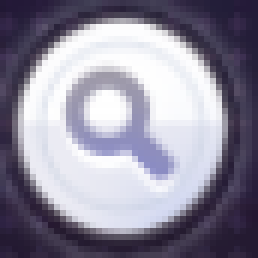
#> input picture src/rox_overlay/assets/search-anchor.png, 43 x 43 px (shown 6 times larger)
$ python -i panel.py   (imports and definitions only)
#> lines starting #> are read from the running program, lines starting #| are printed output that depends on the picture
"""Resolution-independent enchantment panel detection."""

from __future__ import annotations

from dataclasses import dataclass
from pathlib import Path

import cv2
import numpy as np

from .models import Rect


@dataclass(frozen=True)
class PanelDetection:
    rect: Rect
    scale: float
    confidence: float


@dataclass(frozen=True)
class PanelRegions:
    title: np.ndarray
    level: np.ndarray
    progress: np.ndarray


class PanelDetector:
    def __init__(self, anchor_template: np.ndarray | None = None) -> None:
        if anchor_template is None:
            path = Path(__file__).parents[1] / "assets" / "search-anchor.png"
            anchor_template = cv2.imread(str(path), cv2.IMREAD_GRAYSCALE)
        if anchor_template is None or anchor_template.size == 0:
            raise ValueError("search anchor template is unavailable")
        self._anchor = anchor_template

    def detect(self, frame: np.ndarray) -> PanelDetection | None:
        if frame.size == 0 or frame.ndim not in (2, 3):
            return None
        gray = cv2.cvtColor(frame, cv2.COLOR_BGR2GRAY) if frame.ndim == 3 else frame
        frame_height, frame_width = gray.shape
        search_x = round(frame_width * 0.52) if frame_width / frame_height > 1.2 else 0
        search = gray[:, search_x:]

        best_score = -1.0
        best_location: tuple[int, int] | None = None
        best_width = 0
        for scale in np.linspace(0.55, 1.6, 22):
            width = max(12, round(self._anchor.shape[1] * float(scale)))
            height = max(12, round(self._anchor.shape[0] * float(scale)))
            if width >= search.shape[1] or height >= search.shape[0]:
                continue
            template = cv2.resize(self._anchor, (width, height), interpolation=cv2.INTER_AREA)
            result = cv2.matchTemplate(search, template, cv2.TM_CCOEFF_NORMED)
            _, score, _, location = cv2.minMaxLoc(result)
            if score > best_score:
                best_score = float(score)
                best_location = (location[0] + search_x, location[1])
                best_width = width

        if best_location is None or best_score < 0.58:
            return None

        panel_x = best_location[0] - round(best_width * 0.19)
        panel_y = best_location[1] - round(best_width * 0.19)
        panel_width = round(best_width * 9.30)
        panel_height = round(best_width * 15.20)
        x = max(0, panel_x)
        y = max(0, panel_y)
        right = min(frame_width, panel_x + panel_width)
        bottom = min(frame_height, panel_y + panel_height)
        if right <= x or bottom <= y:
            return None

        rect = Rect(x, y, right - x, bottom - y)
        scale = best_width / self._anchor.shape[1]
        return PanelDetection(rect, scale, best_score)

    def extract_regions(self, frame: np.ndarray, detection: PanelDetection) -> PanelRegions:
        rect = detection.rect

        def crop(x1: float, y1: float, x2: float, y2: float) -> np.ndarray:
            left = rect.x + round(rect.width * x1)
            top = rect.y + round(rect.height * y1)
            right = rect.x + round(rect.width * x2)
            bottom = rect.y + round(rect.height * y2)
            return frame[top:bottom, left:right].copy()

        return PanelRegions(
            title=crop(0.22, 0.34, 0.79, 0.38),
            level=crop(0.01, 0.40, 0.17, 0.47),
            progress=crop(0.16, 0.395, 0.86, 0.475),
        )

>>> import cv2
>>> picture = cv2.imread('../assets/search-anchor.png', cv2.IMREAD_GRAYSCALE)
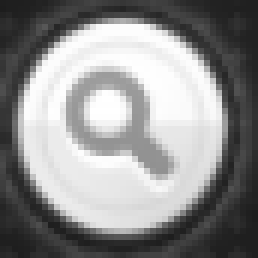
#> picture: shape (43, 43) (shown 6 times larger); min 29, max 255, mean 141.9
>>> result = PanelDetector().detect(picture)
#> the loop in detect, `for scale in np.linspace(0.55, 1.6, 22):` made 22 passes
#> (score, best_score, best_location) on passes 1, 2, 3, 4, 6, 7, 8, 9: (0.504, 0.504, (11, 1)), (0.506, 0.506, (13, 2)), (0.534, 0.534, (12, 12)), (0.563, 0.563, (11, 11)), (0.568, 0.568, (8, 7)), (0.726, 0.726, (2, 2)), (0.849, 0.849, (2, 2)), (0.957, 0.957, (1, 1))
#> (score, location) on pass 5: (0.562, (10, 9))
#> pass 1, in detect, `template = cv2.resize(self._anchor, (width, height), interpolation=cv2..`:
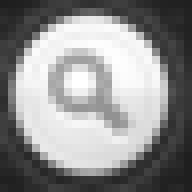
#> template: shape (24, 24) (shown 8 times larger); min 30, max 255, mean 141.9
#> pass 1, in detect, `result = cv2.matchTemplate(search, template, cv2.TM_CCOEFF_NORMED)`:
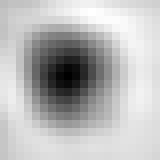
#> result: shape (20, 20) float32 (shown 8 times larger); min -0.458, max 0.504, mean 0.243; drawn with min black and max white
#> pass 2, in detect, `template = cv2.resize(self._anchor, (width, height), interpolation=cv2..`:
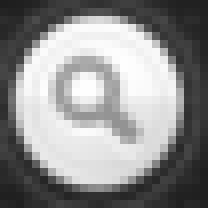
#> template: shape (26, 26) (shown 8 times larger); min 30, max 254, mean 141.9
#> pass 3, in detect, `template = cv2.resize(self._anchor, (width, height), interpolation=cv2..`:
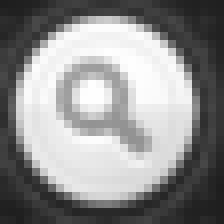
#> template: shape (28, 28) (shown 8 times larger); min 30, max 254, mean 141.9
#> after the loop in detect, `for scale in np.linspace(0.55, 1.6, 22):`: best_score = 0.957; best_width = 41
#> in detect, `panel_x = best_location[0] - round(best_width * 0.19)`: panel_x = -7
#> in detect, `panel_width = round(best_width * 9.30)`: panel_width = 381
#> in detect, `panel_height = round(best_width * 15.20)`: panel_height = 623
#> in detect, `x = max(0, panel_x)`: x = 0
#> in detect, `right = min(frame_width, panel_x + panel_width)`: right = 43
#> in detect, `scale = best_width / self._anchor.shape[1]`: scale = 0.953
